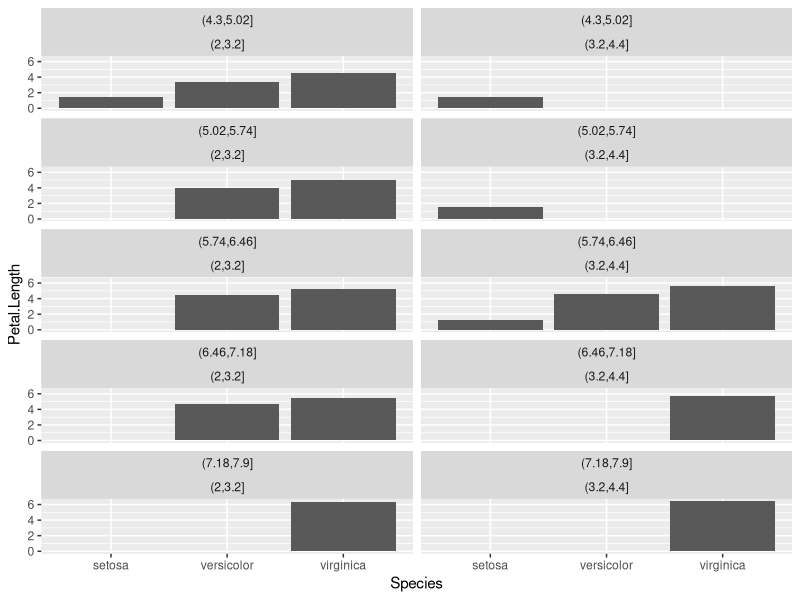
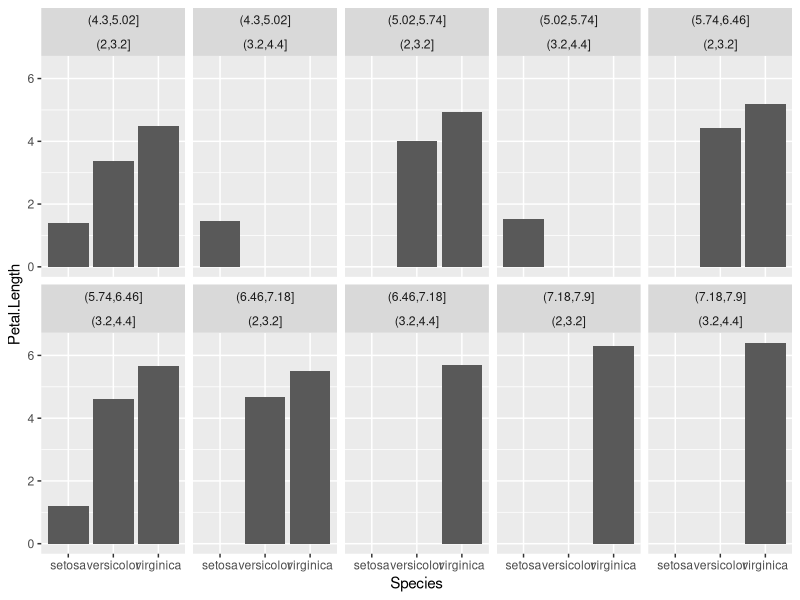

These figures' R source, in order:
## ---- chunk 1
library(dplyr)
library(ggplot2) 
library(knitr)

FACET_HEIGHT = 3.4
FACET_WIDTH  = 5

opts_chunk$set(out.width = "80%",
               out.height = "80%",
               eval.after = c("fig.height", "fig.width"))
## ---- chunk 2
g <- 
  iris %>%
  mutate_at("Sepal.Length",cut, 5) %>%
  mutate_at("Sepal.Width",cut,2) %>%
  group_by_at(c(1,2,5)) %>%
  summarize_at("Petal.Length",mean) %>%
  ggplot(aes(Species, Petal.Length)) +
  geom_col()
## ---- chunk 3
g1 <- g + facet_wrap(Sepal.Length ~ Sepal.Width, ncol = 2)
g1
## ---- chunk 4
g2 <- g + facet_wrap(Sepal.Length ~ Sepal.Width, nrow = 2)
g2
